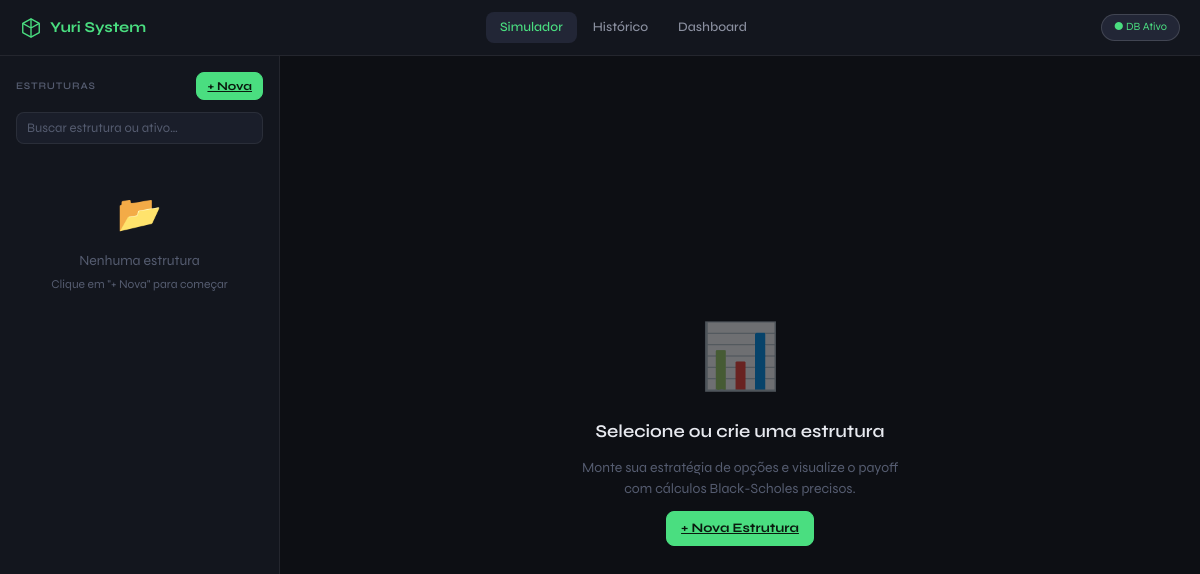
The page /simulador on the database as committed earlier.
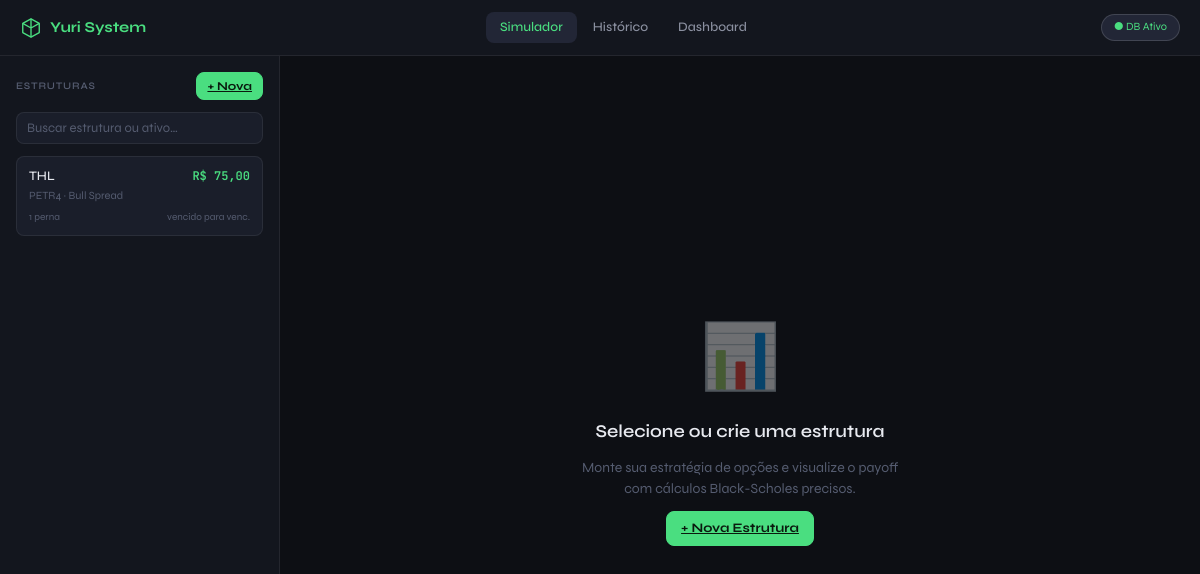
The same page on the database as committed later.
### tables this page shows
CREATE TABLE estruturas (
                id INTEGER PRIMARY KEY AUTOINCREMENT,
                nome TEXT NOT NULL,
                ativo TEXT,
                tipo TEXT,
                preco_atual REAL,
                data_venc TEXT,
                obs TEXT,
                criado_em TEXT,
                atualizado_em TEXT
            );

### app.py (the view, shortened to what this page needs)
    @app.route("/simulador", methods=["GET", "POST"])
    @app.route("/simulador/<int:eid>", methods=["GET", "POST"])
    def simulador(eid: int | None = None):
        q = (request.args.get("q") or "").strip().lower()
        ests_all = db.get_estruturas()
        filtered = (
            [
                e
                for e in ests_all
                if q in (e.get("nome") or "").lower()
                or q in (e.get("ativo") or "").lower()
            ]
            if q
            else ests_all
        )
        for e in filtered:
            legs_e = db.get_legs(int(e["id"]))
            e["_premio_liq"] = BS.calc_metrics(e, legs_e)["premioLiq"]
        estrutura = None
        legs: list = []
        if eid:
            estrutura = db.get("estruturas", eid)
            if estrutura:
                legs = db.get_legs(eid)
        metrics = BS.calc_metrics(estrutura, legs) if estrutura else None
        show_current = session.get("show_current_bs", True)
        chart_html = None
        if estrutura and legs:
            chart_html = payoff_figure(estrutura, legs, show_current=show_current)
        modal_est = request.args.get("modal_est")
        modal_leg = request.args.get("modal_leg")
        edit_est_id = request.args.get("edit_est", type=int)
        edit_leg_id = request.args.get("edit_leg", type=int)
        est_form: dict = {}
        if modal_est:
            if edit_est_id:
                est_form = dict(db.get("estruturas", edit_est_id) or {})
            else:
                est_form = {}
        leg_form: dict = {}
        leg_rows = [leg_row_context(estrutura, lg) for lg in legs] if estrutura else []
        qtd_total = sum(float(lg.get("qtd") or 0) for lg in legs) if legs else 0.0
        return render_template(
            "simulador.html",
            estruturas=filtered,
            estrutura=estrutura,
            legs=legs,
            leg_rows=leg_rows,
            qtd_total=qtd_total,
            metrics=metrics,
            chart_html=chart_html,
            search_q=q,
            selected_id=eid,
            show_current_bs=show_current,
            brl=brl,
            fmt_date=fmt_date,
            dias_ate_venc=dias_ate_venc,
            color_pnl=color_pnl,
            modal_est=modal_est,
            modal_leg=modal_leg,
            edit_est_id=edit_est_id,
            edit_leg_id=edit_leg_id,
            est_form=est_form,
            leg_form=leg_form,
        )

### eagle/blackscholes.py (called while the page is built)
def _float_leg(leg: dict, key: str, default: float = 0.0) -> float:
    v = leg.get(key)
    if v is None or v == "":
        return default
    try:
        return float(v)
    except (TypeError, ValueError):
        return default

def leg_payoff_at_expiry(leg: dict, S: float) -> float:
    K = _float_leg(leg, "strike")
    prem = _float_leg(leg, "premio")
    qtd = _float_leg(leg, "qtd", 1.0)
    mult = 1.0 if leg.get("operacao") == "compra" else -1.0
    if leg.get("tipo") == "call":
        intrinsic = max(0.0, S - K)
    else:
        intrinsic = max(0.0, K - S)
    return mult * qtd * (intrinsic - prem)

def _days_to_expiry(data_venc: Optional[str]) -> float:
    if not data_venc:
        return 0.0
    from datetime import date, datetime
    try:
        venc = datetime.strptime(data_venc[:10], "%Y-%m-%d").replace(
            hour=23, minute=59, second=59
        )
        hoje = datetime.now()
        dias = (venc - hoje).total_seconds() / (24 * 3600)
        return max(0.0, dias / 365.0)
    except (ValueError, TypeError):
        return 0.0

### eagle/db.py (called while the page is built)
def _row_estrutura(row: sqlite3.Row) -> dict[str, Any]:
    return {
        "id": row["id"],
        "nome": row["nome"],
        "ativo": row["ativo"],
        "tipo": row["tipo"],
        "precoAtual": row["preco_atual"],
        "dataVenc": row["data_venc"],
        "obs": row["obs"],
        "criadoEm": row["criado_em"],
        "atualizadoEm": row["atualizado_em"],
    }

def _row_leg(row: sqlite3.Row) -> dict[str, Any]:
    return {
        "id": row["id"],
        "estruturaId": row["estrutura_id"],
        "operacao": row["operacao"],
        "tipo": row["tipo"],
        "qtd": row["qtd"],
        "strike": row["strike"],
        "ticker": row["ticker"],
        "vencimento": row["vencimento"],
        "premio": row["premio"],
        "iv": row["iv"],
        "delta": row["delta"],
        "gamma": row["gamma"],
        "theta": row["theta"],
        "vega": row["vega"],
    }

    def connect(self) -> sqlite3.Connection:
        if self._conn is None:
            self.path.parent.mkdir(parents=True, exist_ok=True)
            self._conn = sqlite3.connect(self.path, check_same_thread=False)
            self._conn.row_factory = sqlite3.Row
            self._conn.execute("PRAGMA foreign_keys = ON")
            self._init_schema()
        return self._conn

### templates/simulador.html (shortened to what this page needs)
{% extends "base.html" %}
{% set active_page = 'simulador' %}
{% block body %}
<div id="page-simulador" class="page" style="display:grid">
    <aside class="sidebar">
        <div class="sidebar-header">
            <span class="sidebar-label">Estruturas</span>
            <a class="btn btn-sm btn-primary" href="{{ url_for('simulador', modal_est=1) }}">+ Nova</a>
        </div>
        <form method="get" action="{{ url_for('simulador', eid=selected_id) if selected_id else url_for('simulador') }}" class="search-form">
            <input name="q" id="search-input" class="search-input" placeholder="Buscar estrutura ou ativo…" autocomplete="off" value="{{ search_q or '' }}">
        </form>
        <div id="struct-list">
            {% if not estruturas %}
            <div class="empty-state">
                <div class="empty-icon">📂</div>
                <div>Nenhuma estrutura</div>
                <div class="empty-sub">Clique em "+ Nova" para começar</div>
            </div>
            {% else %}
            {% for e in estruturas %}
            <a href="{{ url_for('simulador', eid=e.id, q=search_q or none) }}" class="struct-item{% if selected_id == e.id %} active{% endif %}" style="text-decoration:none;color:inherit;display:block;">
                <div class="struct-item-row">
                    <div class="struct-item-info">
                        <div class="struct-nome">{{ e.nome }}</div>
                        <div class="struct-meta">{{ e.ativo or '?' }} · {{ e.tipo or '—' }}</div>
                    </div>
                    <div class="struct-pnl {{ color_pnl(e._premio_liq) }}">{{ brl(e._premio_liq) }}</div>
                </div>
                <div class="struct-footer">
                    <span>{{ e._legsCount }} perna{% if e._legsCount != 1 %}s{% endif %}</span>
                    {% set dias = dias_ate_venc(e.dataVenc) %}
                    {% if dias is not none %}
                    <span>{% if dias >= 0 %}{{ dias }}d{% else %}vencido{% endif %} para venc.</span>
                    {% endif %}
                </div>
            </a>
            {% endfor %}
            {% endif %}
        </div>
    </aside>
    <main class="content">
        {% if not selected_id or not estrutura %}
        <div id="section-empty" class="section-empty">
            <div class="big-icon">📊</div>
            <h2>Selecione ou crie uma estrutura</h2>
            <p>Monte sua estratégia de opções e visualize o payoff<br>com cálculos Black-Scholes precisos.</p>
            <a class="btn btn-primary" href="{{ url_for('simulador', modal_est=1) }}">+ Nova Estrutura</a>
        </div>
        {% endif %}
    </main>
</div>
{% endblock %}

### templates/base.html (shortened to what this page needs)
<!DOCTYPE html>
<html lang="pt-BR">
<head>
    <link rel="stylesheet" href="{{ url_for('static', filename='css/style.css') }}">
</head>
<body>
    <header class="header">
        <div class="logo">
            <svg width="22" height="22" viewBox="0 0 24 24" fill="none" xmlns="http://www.w3.org/2000/svg">
                <path d="M12 2L3 7v10l9 5 9-5V7L12 2z" stroke="#4ade80" stroke-width="1.5" stroke-linejoin="round" />
                <path d="M12 2v20M3 7l9 5 9-5" stroke="#4ade80" stroke-width="1.5" stroke-linejoin="round" />
            </svg>
            Yuri System
        </div>
        <nav class="nav">
            <a class="nav-btn{% if active_page == 'simulador' %} active{% endif %}" href="{{ url_for('simulador') }}">Simulador</a>
            <a class="nav-btn{% if active_page == 'historico' %} active{% endif %}" href="{{ url_for('historico') }}">Histórico</a>
            <a class="nav-btn{% if active_page == 'dashboard' %} active{% endif %}" href="{{ url_for('dashboard') }}">Dashboard</a>
        </nav>
        <div class="header-right">
            <span class="db-badge" id="db-badge">● DB Ativo</span>
        </div>
    </header>
    {% block body %}{% endblock %}
</body>
</html>

### static/css/style.css (style rules this page uses)
:root { --bg: #0d0f14; --bg2: #13161e; --bg3: #1a1e2a; --bg4: #222636; --bg5: #2a2f45; --border: rgba(255, 255, 255, 0.07); --border2: rgba(255, 255, 255, 0.14); --border3: rgba(255, 255, 255, 0.22); --text: #e8eaf0; --text2: #8b90a0; --text3: #555c70; --accent: #4ade80; --cyan: #22d3ee; --blue: #60a5fa; --amber: #fbbf24; --red: #f87171; --purple: #a78bfa; --green: #4ade80; --orange: #fb923c; --r: 8px; --rlg: 12px; --rxl: 16px; --h-header: 56px; }
*, *::before, *::after { box-sizing: border-box; margin: 0; padding: 0; }
html { font-size: 14px; }
body { font-family: 'Syne', 'Inter', system-ui, sans-serif; background: var(--bg); color: var(--text); min-height: 100vh; line-height: 1.5; -webkit-font-smoothing: antialiased; }
.header { background: var(--bg2); border-bottom: 1px solid var(--border); height: var(--h-header); display: flex; align-items: center; justify-content: space-between; padding: 0 20px; position: sticky; top: 0; z-index: 200; gap: 16px; }
.logo { display: flex; align-items: center; gap: 8px; font-weight: 700; font-size: 15px; color: var(--accent); white-space: nowrap; }
.logo svg { flex-shrink: 0; }
.nav { display: flex; gap: 2px; }
.nav-btn { background: none; border: none; color: var(--text2); padding: 6px 14px; border-radius: var(--r); cursor: pointer; font-family: inherit; font-size: 13px; font-weight: 500; transition: all .15s; }
.nav-btn.active { background: var(--bg4); color: var(--accent); }
a.nav-btn { text-decoration: none; display: inline-block; }
.header-right { display: flex; align-items: center; gap: 8px; }
.db-badge { background: var(--bg4); border: 1px solid var(--border2); border-radius: 20px; padding: 4px 12px; font-size: 11px; color: var(--accent); }
#page-simulador { display: grid; grid-template-columns: 280px 1fr; height: calc(100vh - var(--h-header)); }
.page { display: none; }
.sidebar { background: var(--bg2); border-right: 1px solid var(--border); display: flex; flex-direction: column; gap: 12px; padding: 16px; overflow-y: auto; height: 100%; }
.sidebar-header { display: flex; align-items: center; justify-content: space-between; }
.sidebar-label { font-size: 10px; font-weight: 600; text-transform: uppercase; letter-spacing: .08em; color: var(--text3); }
.search-input { width: 100%; background: var(--bg3); border: 1px solid var(--border); border-radius: var(--r); color: var(--text); font-family: inherit; font-size: 13px; padding: 7px 10px; outline: none; transition: border-color .15s; }
.search-input::placeholder { color: var(--text3); }
.struct-item { background: var(--bg3); border: 1px solid var(--border); border-radius: var(--r); padding: 10px 12px; cursor: pointer; transition: all .15s; }
.struct-item-row { display: flex; justify-content: space-between; align-items: flex-start; gap: 8px; }
.struct-item-info { flex: 1; min-width: 0; }
.struct-nome { font-weight: 500; font-size: 13px; white-space: nowrap; overflow: hidden; text-overflow: ellipsis; }
.struct-meta { font-size: 11px; color: var(--text3); margin-top: 1px; }
.struct-pnl { font-family: 'JetBrains Mono', monospace; font-size: 12px; font-weight: 600; white-space: nowrap; }
.struct-footer { display: flex; justify-content: space-between; font-size: 10px; color: var(--text3); margin-top: 6px; }
.content { overflow-y: auto; padding: 20px; display: flex; flex-direction: column; gap: 16px; }
.section-empty { flex: 1; display: flex; flex-direction: column; align-items: center; justify-content: center; text-align: center; gap: 12px; padding: 60px 20px; }
.section-empty .big-icon { font-size: 64px; opacity: .4; }
.section-empty h2 { font-size: 18px; font-weight: 600; }
.section-empty p { color: var(--text3); font-size: 14px; }
.pos { color: var(--green); }
.btn { background: var(--bg4); border: 1px solid var(--border2); border-radius: var(--r); color: var(--text); font-family: inherit; font-size: 13px; font-weight: 500; padding: 7px 14px; cursor: pointer; display: inline-flex; align-items: center; gap: 6px; transition: all .15s; white-space: nowrap; }
.btn-primary { background: var(--accent); color: #0a1a0e; border-color: var(--accent); font-weight: 700; }
.btn-sm { padding: 4px 10px; font-size: 12px; }
input, select, textarea { background: var(--bg3); border: 1px solid var(--border); border-radius: var(--r); color: var(--text); font-family: inherit; font-size: 13px; padding: 7px 10px; outline: none; transition: border-color .15s; width: 100%; }
input::placeholder { color: var(--text3); }

Rows that differ between the two databases and show on the page:
added estruturas: nome "THL", ativo "PETR4", tipo "Bull Spread", brl "R$ 75,00", _legsCount "1"
Other text that changed with them:
text no longer shown: "📂 Nenhuma estrutura Clique em \"+ Nova\" para começar"
